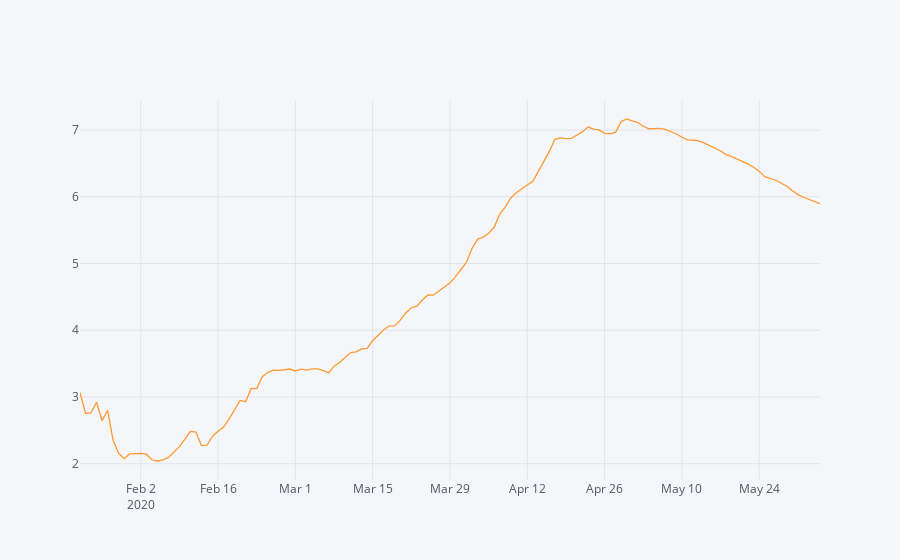

Notebook code cell kept with this figure:
### Code cell
covid19_datewise[['Mortality Rate']].iplot()

### Figure 1 — Plotly figure (JSON) as saved in the notebook; plotly's stock layout.template omitted (floating-point values rounded to 4 significant figures; data arrays with more than 128 entries replaced by an {"elided": "..."} marker saying what was removed)
{"data": [{"line": {"color": "rgba(255, 153, 51, 1.0)", "dash": "solid", "shape": "linear", "width": 1.3}, "mode": "lines", "name": "Mortality Rate", "text": "", "type": "scatter", "x": {"elided": "135 str values"}, "y": {"elided": "135 float values"}}], "layout": {"legend": {"bgcolor": "#F5F6F9", "font": {"color": "#4D5663"}}, "paper_bgcolor": "#F5F6F9", "plot_bgcolor": "#F5F6F9", "title": {"font": {"color": "#4D5663"}}, "xaxis": {"gridcolor": "#E1E5ED", "showgrid": true, "tickfont": {"color": "#4D5663"}, "title": {"font": {"color": "#4D5663"}, "text": ""}, "zerolinecolor": "#E1E5ED"}, "yaxis": {"gridcolor": "#E1E5ED", "showgrid": true, "tickfont": {"color": "#4D5663"}, "title": {"font": {"color": "#4D5663"}, "text": ""}, "zerolinecolor": "#E1E5ED"}}}
